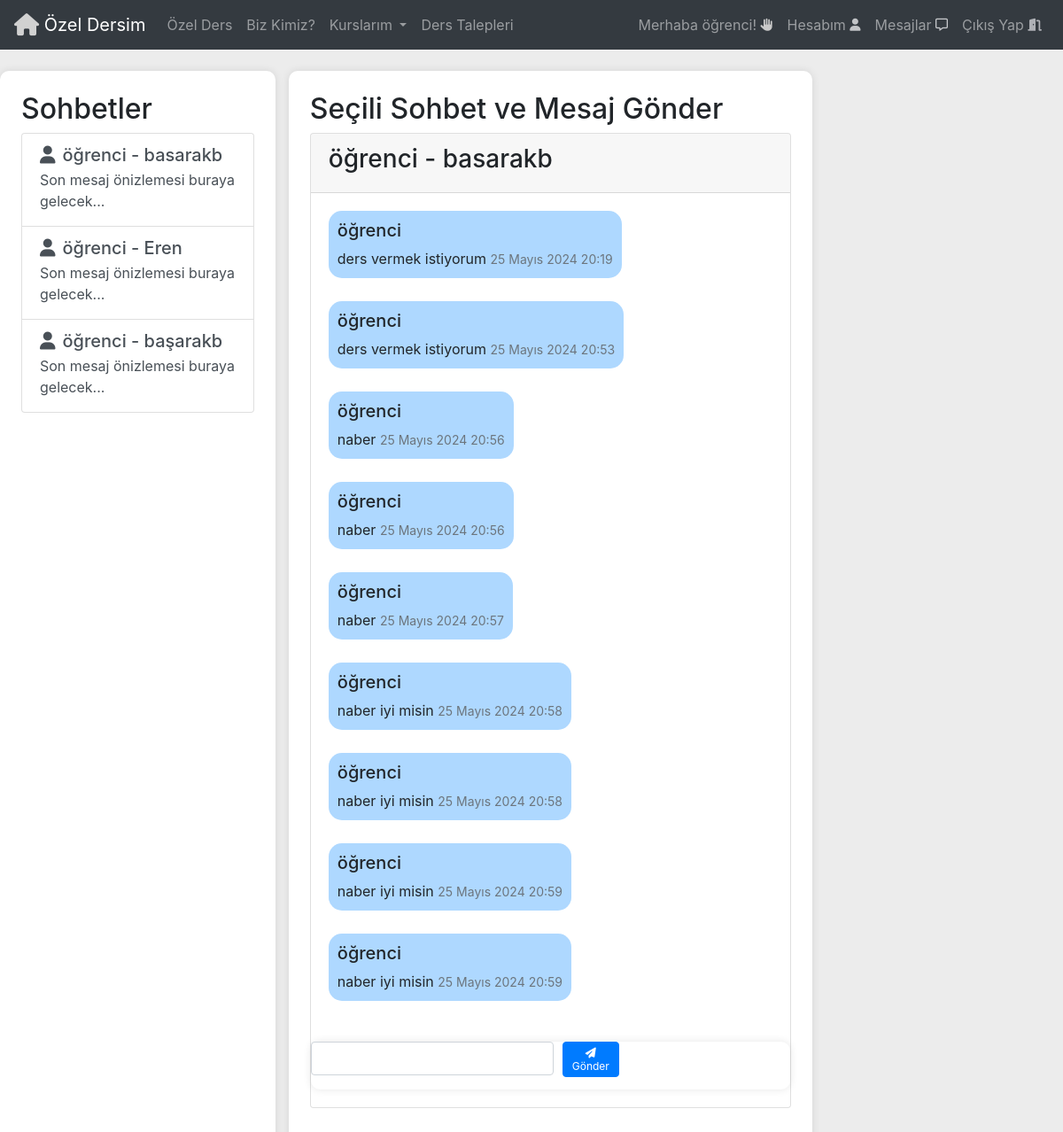
/iletisime_gec1/42 (signed in), run on an earlier commit of the app's database.
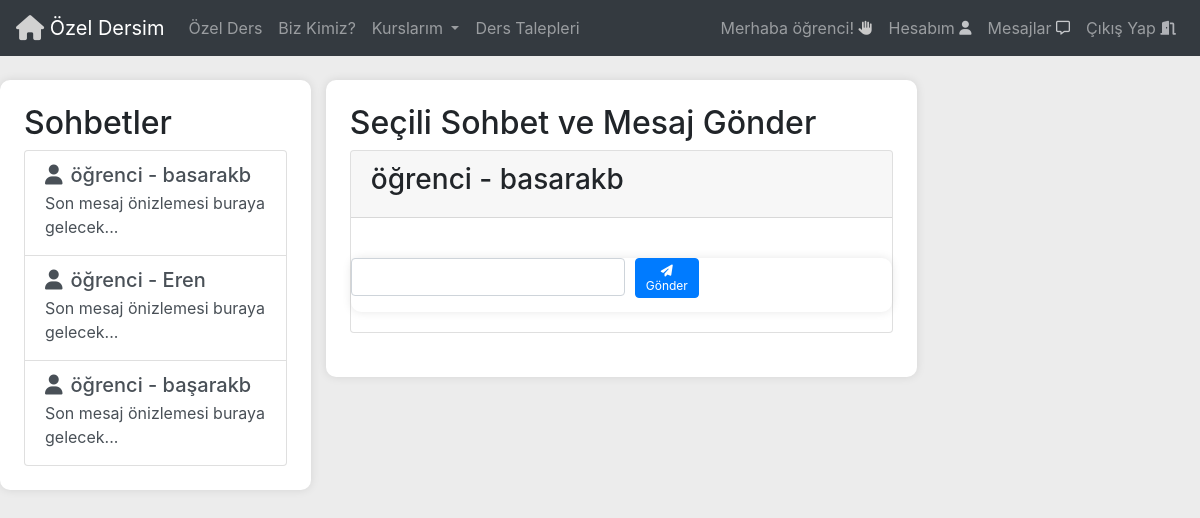
And on a later commit of the database.
### Base/models.py (models this page shows, shortened)
class Sohbet(models.Model):
  user1 = models.ForeignKey(User, on_delete=models.CASCADE, related_name='user1_sohbet')
  user2 = models.ForeignKey(User, on_delete=models.CASCADE,related_name='user2_sohbet')
  def __str__(self):
        return f'{self.user1.username} - {self.user2.username}'

class Mesaj(models.Model):
  gönderen = models.ForeignKey(User, on_delete=models.CASCADE, related_name='gönderilen_mesajlar')
  alici = models.ForeignKey(User, on_delete=models.CASCADE, null=True,blank=True,default=None,related_name='alınan_mesajlar')
  tarih = models.DateTimeField(auto_now_add=True)
  içerik = models.CharField(max_length=200)
  sohbet = models.ForeignKey(Sohbet, on_delete=models.CASCADE,related_name='messages')

### Base/views.py (the view)
# urls.py: path('iletisime_gec1/<str:pk>',views.iletisime_gec1,name='IletisimeGec1'),
def iletisime_gec1(request, pk):
    ders_talebi = DersTalepleri.objects.get(id=pk)
    alici = ders_talebi.kullanici
    user = request.user
    sohbetler = Sohbet.objects.filter(Q(user1=user) | Q(user2=user))
    try:
        secili_sohbet = Sohbet.objects.get(
        Q(user1=user, user2=alici) | Q(user1=alici, user2=user)
    )
    except Sohbet.DoesNotExist:
        secili_sohbet = Sohbet.objects.create(user1=user, user2=alici)
    mesajlar = Mesaj.objects.filter(sohbet=secili_sohbet)
    if request.method == 'POST':
        mesajform = MessageForm(request.POST)
        if mesajform.is_valid():
            yeni_mesaj = mesajform.save(commit=False)
            yeni_mesaj.gönderen = user
            yeni_mesaj.sohbet = secili_sohbet
            yeni_mesaj.save()
            return redirect('IletisimeGec',pk=ders_talebi.id)
    else:
        mesajform = MessageForm()
    context = {
        'sohbetler': sohbetler,
        'secili_sohbet': secili_sohbet,
        'mesajlar': mesajlar,
        'mesajform': mesajform
    }
    return render(request, 'mesaj.html', context)

### Base/formlar.py
class MessageForm(forms.ModelForm):
    içerik = forms.CharField(label='Mesaj', widget=forms.TextInput(attrs={'class': 'form-control'}))
    class Meta:
        model = Mesaj
        fields = ['içerik']

### Templates/mesaj.html (shortened to what this page needs)
{% include 'navbar.html' %}
<!DOCTYPE html>
<html lang="tr">
  <head>
    <link
      rel="stylesheet"
      href="https://cdn.jsdelivr.net/npm/bootstrap@4.6.2/dist/css/bootstrap.min.css"
    />
    <link
      rel="stylesheet"
      href="https://cdnjs.cloudflare.com/ajax/libs/font-awesome/6.5.2/css/all.min.css"
    />
  </head>
  <body>
    <div class="container chat-container mt-4">
      <div class="row">
        <div class="col-md-4 sidebar p-4">
          <h2>Sohbetler</h2>
          <div class="list-group">
            {% for sohbet in sohbetler %}
            <a
              href="{% url 'SohbetDetay' sohbet.id %}"
              class="list-group-item list-group-item-action chat-list-item"
            >
              <div class="d-flex w-100 justify-content-between">
                <h5 class="mb-1">
                  <i class="fas fa-user mr-2"></i>{{ sohbet }}
                </h5>
              </div>
              <p class="mb-1">Son mesaj önizlemesi buraya gelecek...</p>
            </a>
            {% endfor %}
          </div>
        </div>
        <div class="col-md-8">
          <div class="main-content p-4">
            <h2>Seçili Sohbet ve Mesaj Gönder</h2>
            {% if secili_sohbet %}
            <div class="card">
              <div class="card-header">
                <h3>{{ secili_sohbet }}</h3>
              </div>
              <div class="card-body" id="chat-messages">
                {% for mesaj in mesajlar %}
                <div class="media mb-3">
                  <div class="media-body">
                    <div class="balloon">
                      <h5 class="mt-0">{{ mesaj.gönderen }}</h5>
                      {{ mesaj.içerik }}
                      <small class="text-muted">{{ mesaj.tarih }}</small>
                    </div>
                  </div>
                </div>
                {% endfor %}
              </div>
              <div class="chat-form">
                <form method="POST" class="d-flex">
                  <div class="form-group flex-grow-1">
                    {{ mesajform.içerik }}
                  </div>
                  <button type="submit" class="btn btn-primary btn-send">
                    <i class="fas fa-paper-plane"></i> Gönder
                  </button>
                </form>
              </div>
            </div>
            {% else %}
            <div class="card">
              <div class="card-body">
                <p>Lütfen Bir Sohbet Seçin</p>
              </div>
            </div>
            {% endif %}
          </div>
        </div>
      </div>
    </div>
  </body>
</html>

### Templates/navbar.html (shortened to what this page needs)
<!DOCTYPE html>
<html lang="en">
<head>
  <link rel="stylesheet" href="https://cdn.jsdelivr.net/npm/bootstrap@4.6.2/dist/css/bootstrap.min.css">
  <link rel="stylesheet" href="https://cdnjs.cloudflare.com/ajax/libs/font-awesome/6.5.2/css/all.min.css">
</head>
<body>
  <nav class="navbar navbar-expand-lg navbar-dark bg-dark">
    <a class="navbar-brand" href="{% url 'Home' %}"> <i class="fa-solid fa-house fa-lg" style="color: #d1d1d1;"></i>
      <width="30" height="30" class="d-inline-block align-top " alt="">
        Özel Dersim
    </a>
    <div class="collapse navbar-collapse" id="navbarSupportedContent">
      <ul class="navbar-nav mr-auto">
        <li class="nav-item">
          <a class="nav-link" href="{% url 'OzelDers' %}">Özel Ders</a>
        </li>
        <li class="nav-item">
          <a class="nav-link" href="{% url 'biz_kimiz' %}">Biz Kimiz?</a>
        </li>
        <li class="nav-item dropdown">
          <a class="nav-link dropdown-toggle" href="#" role="button" data-toggle="dropdown" aria-expanded="false">
            Kurslarım
          </a>
        </li>
        <li class="nav-item">
          <a class="nav-link" href="{% url 'DersTalepleri' %}">Ders Talepleri</a>
        </li>
      </ul>
      <div class="user-links">
        {% if request.user.is_authenticated %}
        <ul class="navbar-nav ml-auto">
          <li class="nav-item">
            <a class="nav-link">Merhaba {{request.user}}! <i class="fa-solid fa-hand fa-shake fa-sm" style="color: #c9c9c9;"></i></a>
          </li>
          <li class="nav-item">
           <a class="nav-link" href="{% url 'profil' request.user.id  %}">
              Hesabım <i class="fa-solid fa-user fa-sm" style="color: #c2c4c7;"></i></i></i></i></i>
            </a>
          </li>
          <li class="nav-item">
            <a class="nav-link" href="{% url 'mesaj'  %}">
              Mesajlar <i class="fa-regular fa-message fa-sm" style="color: #c7c9cc;"></i></i></i>
            </a>
          <li class="nav-item">
            <a class="nav-link" href="{% url 'logout'  %}">
              Çıkış Yap <i class="fa-solid fa-door-open fa-sm" style="color: #afb1b6;"></i></i></i></i>
            </a>
          </li>
        </ul>
        {% endif %}
      </div>
  </nav>
</body>
</html>

### Templates/mesaj.html (style rules this page uses)
body { background-color: #ececec; }
.chat-container { max-width: 1200px; margin: 0 auto; display: flex; flex-direction: row; }
.sidebar, .main-content, .chat-form { background-color: #fff; border-radius: 10px; box-shadow: 0 0 10px rgba(0, 0, 0, 0.1); margin-bottom: 20px; }
.list-group-item { cursor: pointer; }
.card { margin-bottom: 20px; }
.btn-send { padding: 0.25rem 0.5rem; font-size: 0.75rem; line-height: 1.25; width: 4rem; height: 2rem; }
.chat-form { display: flex; align-items: center; }
.form-group { flex-grow: 1; margin-right: 10px; }
.btn-send { flex-shrink: 0; height: 100%; }

What changed in the data, as far as the page shows it:
removed Mesaj: gönderen "öğrenci", içerik "ders vermek istiyorum", tarih "25 Mayıs 2024 20:19"
removed Mesaj: gönderen "öğrenci", içerik "ders vermek istiyorum", tarih "25 Mayıs 2024 20:53"
removed Mesaj: gönderen "öğrenci", içerik "naber", tarih "25 Mayıs 2024 20:56"
removed Mesaj: gönderen "öğrenci", içerik "naber", tarih "25 Mayıs 2024 20:56"
removed Mesaj: gönderen "öğrenci", içerik "naber", tarih "25 Mayıs 2024 20:57"
removed Mesaj: gönderen "öğrenci", içerik "naber iyi misin", tarih "25 Mayıs 2024 20:58"
removed Mesaj: gönderen "öğrenci", içerik "naber iyi misin", tarih "25 Mayıs 2024 20:58"
removed Mesaj: gönderen "öğrenci", içerik "naber iyi misin", tarih "25 Mayıs 2024 20:59"
removed Mesaj: gönderen "öğrenci", içerik "naber iyi misin", tarih "25 Mayıs 2024 20:59"
